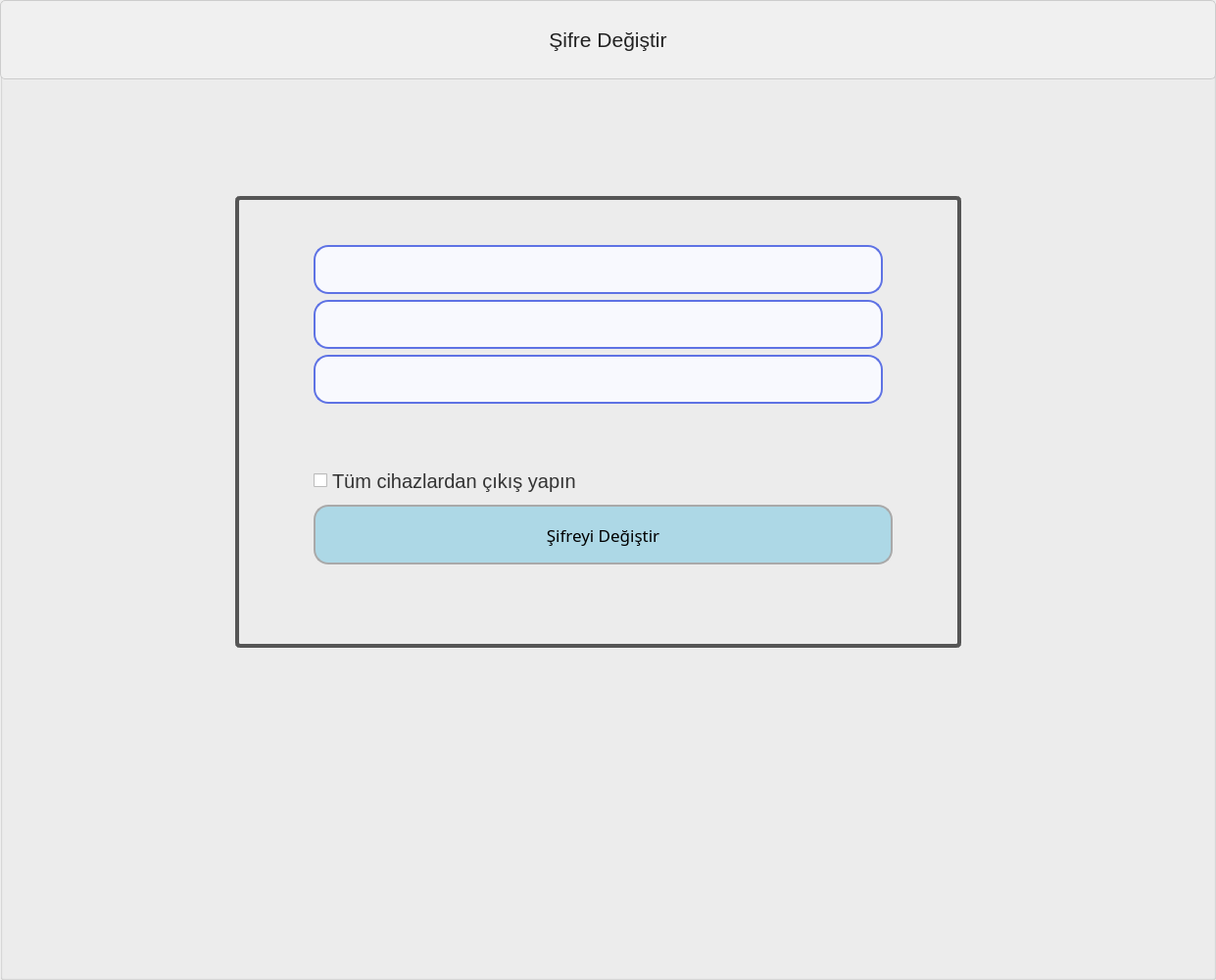
  <widget class="QGroupBox" name="groupBox_sifredegistir">
   <property name="geometry">
    <rect>
     <x>350</x>
     <y>0</y>
     <width>1241</width>
     <height>1000</height>
    </rect>
   </property>
   <property name="title">
    <string/>
   </property>
   <widget class="QLabel" name="label_sifredegismenucubugu">
    <property name="geometry">
     <rect>
      <x>0</x>
      <y>0</y>
      <width>1241</width>
      <height>81</height>
     </rect>
    </property>
    <property name="font">
     <font>
      <pointsize>16</pointsize>
      <weight>50</weight>
      <bold>false</bold>
     </font>
    </property>
    <property name="styleSheet">
     <string notr="true">QLabel {
    border-image: url(:/arkaplan/ic_arkaplan.jpg);
    background-color: #f0f0f0; /* Arka plan rengi */
    color: #222; /* Koyu gri metin rengi */
    padding: 20px; /* İç boşluk */
    border: 1px solid #ccc; /* Kenarlık */
    border-radius: 5px; /* Kenar yuvarlaklığı */
    box-shadow: 2px 2px 5px rgba(0, 0, 0, 0.1); /* Gölge */
    transition: background-color 0.3s, border-color 0.3s; /* Yumuşak geçiş */
    text-align: center; /* Metni merkezle */
}

QLabel:hover {
    background-color: #e0e0e0; /* Arka plan rengi (hover durumunda) */
    border-color: #999; /* Kenarlık rengi (hover durumunda) */
}
</string>
    </property>
    <property name="text">
     <string>Şifre Değiştir</string>
    </property>
    <property name="alignment">
     <set>Qt::AlignCenter</set>
    </property>
   </widget>
   <widget class="QWidget" name="widget_2" native="true">
    <property name="geometry">
     <rect>
      <x>240</x>
      <y>200</y>
      <width>741</width>
      <height>461</height>
     </rect>
    </property>
    <property name="styleSheet">
     <string notr="true">#widget_2 {
    border: 4px solid #555555; /* Kenarlık rengini ve kalınlığını ayarla */
    border-radius: 5px; /* Köşeleri yuvarla */
    padding: 10px; /* İçeriği kenarlardan ayır */
}
</string>
    </property>
    <widget class="QWidget" name="verticalLayoutWidget_3">
     <property name="geometry">
      <rect>
       <x>80</x>
       <y>50</y>
       <width>581</width>
       <height>231</height>
      </rect>
     </property>
     <layout class="QVBoxLayout" name="verticalLayout_3">
      <item>
       <widget class="QLineEdit" name="lineEdit_yenisifre1">
        <property name="sizePolicy">
         <sizepolicy hsizetype="Preferred" vsizetype="Preferred">
          <horstretch>0</horstretch>
          <verstretch>0</verstretch>
         </sizepolicy>
        </property>
        <property name="font">
         <font>
          <pointsize>-1</pointsize>
         </font>
        </property>
        <property name="layoutDirection">
         <enum>Qt::LeftToRight</enum>
        </property>
        <property name="styleSheet">
         <string notr="true">QLineEdit {
    border: 2px solid #5e72e4; /* Kenarlık rengini değiştirin */
    border-radius: 15px;  /* Daha yuvarlak kenarlar için değeri artırın */
    padding: 10px; /* Metin içeriğinin kenarlardan içeriye olan uzaklığını belirler */
    font-size: 20px; /* Metin fontunun boyutunu biraz daha büyütün */
    color: #333; /* Metin rengini belirler */
    background-color: #f8f9fe; /* Arka plan rengini belirler */
}
</string>
        </property>
        <property name="text">
         <string/>
        </property>
        <property name="alignment">
         <set>Qt::AlignLeading|Qt::AlignLeft|Qt::AlignVCenter</set>
        </property>
       </widget>
      </item>
      <item>
       <widget class="QLineEdit" name="lineEdit_eskisifre">
        <property name="sizePolicy">
         <sizepolicy hsizetype="Preferred" vsizetype="Preferred">
          <horstretch>0</horstretch>
          <verstretch>0</verstretch>
         </sizepolicy>
        </property>
        <property name="font">
         <font>
          <pointsize>-1</pointsize>
         </font>
        </property>
        <property name="styleSheet">
         <string notr="true">QLineEdit {
    border: 2px solid #5e72e4; /* Kenarlık rengini değiştirin */
    border-radius: 15px;  /* Daha yuvarlak kenarlar için değeri artırın */
    padding: 10px; /* Metin içeriğinin kenarlardan içeriye olan uzaklığını belirler */
    font-size: 20px; /* Metin fontunun boyutunu biraz daha büyütün */
    color: #333; /* Metin rengini belirler */
    background-color: #f8f9fe; /* Arka plan rengini belirler */
}
</string>
        </property>
        <property name="text">
         <string/>
        </property>
        <property name="echoMode">
         <enum>QLineEdit::Normal</enum>
        </property>
        <property name="alignment">
         <set>Qt::AlignLeading|Qt::AlignLeft|Qt::AlignVCenter</set>
        </property>
       </widget>
      </item>
      <item>
       <widget class="QLineEdit" name="lineEdit_yenisifre2">
        <property name="sizePolicy">
         <sizepolicy hsizetype="Preferred" vsizetype="Preferred">
          <horstretch>0</horstretch>
          <verstretch>0</verstretch>
         </sizepolicy>
        </property>
        <property name="font">
         <font>
          <pointsize>-1</pointsize>
         </font>
        </property>
        <property name="layoutDirection">
         <enum>Qt::LeftToRight</enum>
        </property>
        <property name="styleSheet">
         <string notr="true">QLineEdit {
    border: 2px solid #5e72e4; /* Kenarlık rengini değiştirin */
    border-radius: 15px;  /* Daha yuvarlak kenarlar için değeri artırın */
    padding: 10px; /* Metin içeriğinin kenarlardan içeriye olan uzaklığını belirler */
    font-size: 20px; /* Metin fontunun boyutunu biraz daha büyütün */
    color: #333; /* Metin rengini belirler */
    background-color: #f8f9fe; /* Arka plan rengini belirler */
}
</string>
        </property>
        <property name="text">
         <string/>
        </property>
        <property name="alignment">
         <set>Qt::AlignLeading|Qt::AlignLeft|Qt::AlignVCenter</set>
        </property>
       </widget>
      </item>
      <item>
       <spacer name="verticalSpacer">
        <property name="orientation">
         <enum>Qt::Vertical</enum>
        </property>
        <property name="sizeHint" stdset="0">
         <size>
          <width>20</width>
          <height>40</height>
         </size>
        </property>
       </spacer>
      </item>
     </layout>
    </widget>
    <widget class="QCheckBox" name="checkBox_girisekraninadon">
     <property name="geometry">
      <rect>
       <x>80</x>
       <y>275</y>
       <width>591</width>
       <height>31</height>
      </rect>
     </property>
     <property name="styleSheet">
      <string notr="true">QCheckBox {
                spacing: 5px;
                font-size: 20px;
                color: #333;
            }</string>
     </property>
     <property name="text">
      <string>Tüm cihazlardan çıkış yapın</string>
     </property>
    </widget>
    <widget class="QPushButton" name="pushButton_sifredegistir">
     <property name="geometry">
      <rect>
       <x>80</x>
       <y>315</y>
       <width>591</width>
       <height>61</height>
      </rect>
     </property>
     <property name="font">
      <font>
       <family>Arial Black</family>
       <pointsize>13</pointsize>
      </font>
     </property>
     <property name="styleSheet">
      <string notr="true">QPushButton {
    border: 2px solid #a9a9a9;
    border-radius: 15px;
    background-color: #add8e6; /* Açık mavi tonu */
}

QPushButton:hover {
    background-color: #88b8d6; /* Biraz daha koyu mavi tonu */
}
</string>
     </property>
     <property name="text">
      <string>Şifreyi Değiştir</string>
     </property>
     <property name="icon">
      <iconset resource="ikonlar_ogrenci.qrc">
       <normaloff>:/şifredeğiştir/şifredeğiş.ico</normaloff>:/şifredeğiştir/şifredeğiş.ico</iconset>
     </property>
     <property name="iconSize">
      <size>
       <width>30</width>
       <height>30</height>
      </size>
     </property>
    </widget>
    <widget class="QLabel" name="label_sifreguncellendi">
     <property name="geometry">
      <rect>
       <x>80</x>
       <y>385</y>
       <width>591</width>
       <height>31</height>
      </rect>
     </property>
     <property name="styleSheet">
      <string notr="true">QLabel {
    color: #008000; /* Yeşil renk */
    font-size: 20px;
    font-weight: bold;
}
</string>
     </property>
     <property name="text">
      <string/>
     </property>
    </widget>
   </widget>
  </widget>
